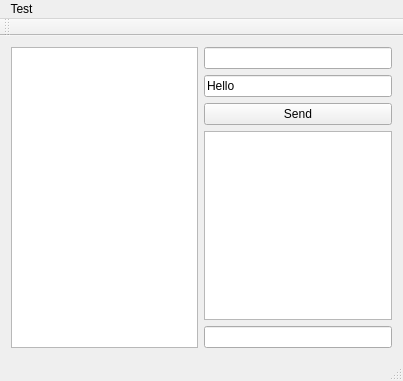
<?xml version="1.0" encoding="UTF-8"?>
<ui version="4.0">
 <class>MainWindow</class>
 <widget class="QMainWindow" name="MainWindow">
  <property name="geometry">
   <rect>
    <x>0</x>
    <y>0</y>
    <width>403</width>
    <height>381</height>
   </rect>
  </property>
  <property name="windowTitle">
   <string>MainWindow</string>
  </property>
  <widget class="QWidget" name="centralWidget">
   <layout class="QHBoxLayout" name="horizontalLayout">
    <item>
     <widget class="QListWidget" name="p2pListView"/>
    </item>
    <item>
     <layout class="QVBoxLayout" name="verticalLayout">
      <item>
       <widget class="QLineEdit" name="lineEditAddress"/>
      </item>
      <item>
       <widget class="QLineEdit" name="lineEdit">
        <property name="text">
         <string>Hello</string>
        </property>
       </widget>
      </item>
      <item>
       <widget class="QPushButton" name="sendBtn">
        <property name="text">
         <string>Send</string>
        </property>
       </widget>
      </item>
      <item>
       <widget class="QPlainTextEdit" name="plainTextEdit"/>
      </item>
      <item>
       <widget class="QLineEdit" name="lineEditLocalAddr"/>
      </item>
     </layout>
    </item>
   </layout>
  </widget>
  <widget class="QMenuBar" name="menuBar">
   <property name="geometry">
    <rect>
     <x>0</x>
     <y>0</y>
     <width>403</width>
     <height>25</height>
    </rect>
   </property>
   <widget class="QMenu" name="menuTest">
    <property name="title">
     <string>Test</string>
    </property>
    <addaction name="actionSelfTest"/>
    <addaction name="actionDefault_File"/>
    <addaction name="actionRequire_All"/>
    <addaction name="actionRequire_NAT"/>
    <addaction name="actionOnnRequire"/>
   </widget>
   <addaction name="menuTest"/>
  </widget>
  <widget class="QToolBar" name="mainToolBar">
   <attribute name="toolBarArea">
    <enum>TopToolBarArea</enum>
   </attribute>
   <attribute name="toolBarBreak">
    <bool>false</bool>
   </attribute>
  </widget>
  <widget class="QStatusBar" name="statusBar"/>
  <action name="actionSelfTest">
   <property name="text">
    <string>SelfTest</string>
   </property>
  </action>
  <action name="actionDefault_File">
   <property name="text">
    <string>Default config file</string>
   </property>
  </action>
  <action name="actionRequire_All">
   <property name="text">
    <string>Require All</string>
   </property>
  </action>
  <action name="actionRequire_NAT">
   <property name="text">
    <string>Require NAT</string>
   </property>
  </action>
  <action name="actionOnnRequire">
   <property name="text">
    <string>OnnRequire</string>
   </property>
  </action>
 </widget>
 <layoutdefault spacing="6" margin="11"/>
 <resources/>
 <connections/>
</ui>
